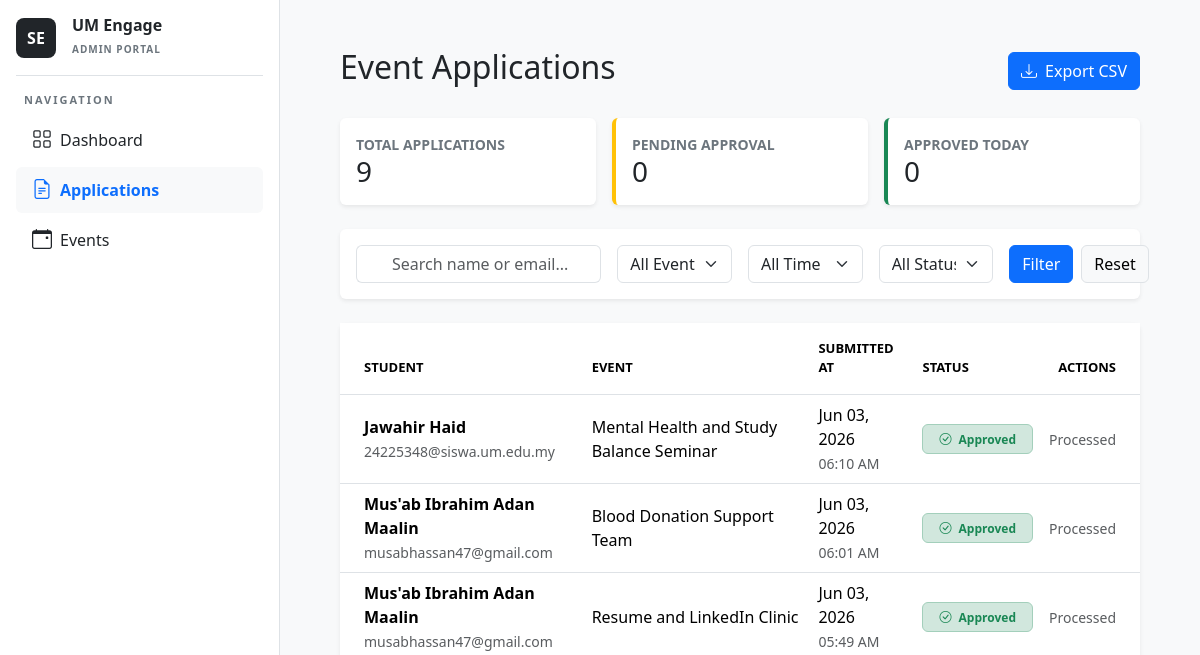
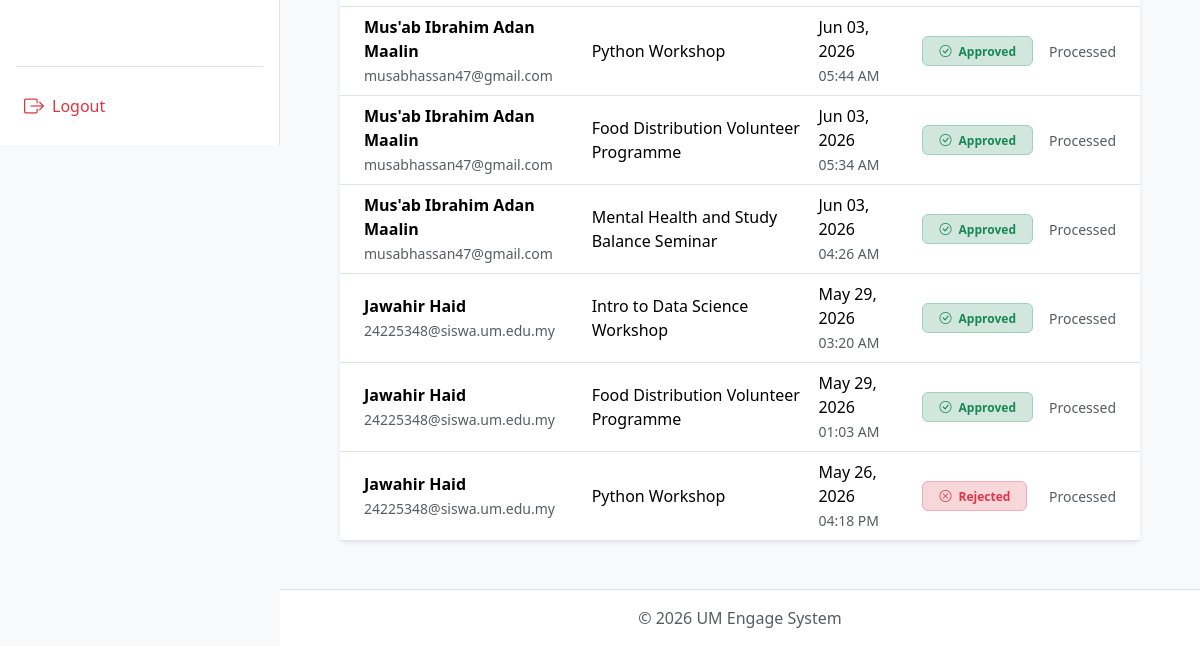
The page /admin-applications/ (signed in) on the database as committed earlier (2 pictures, top to bottom).
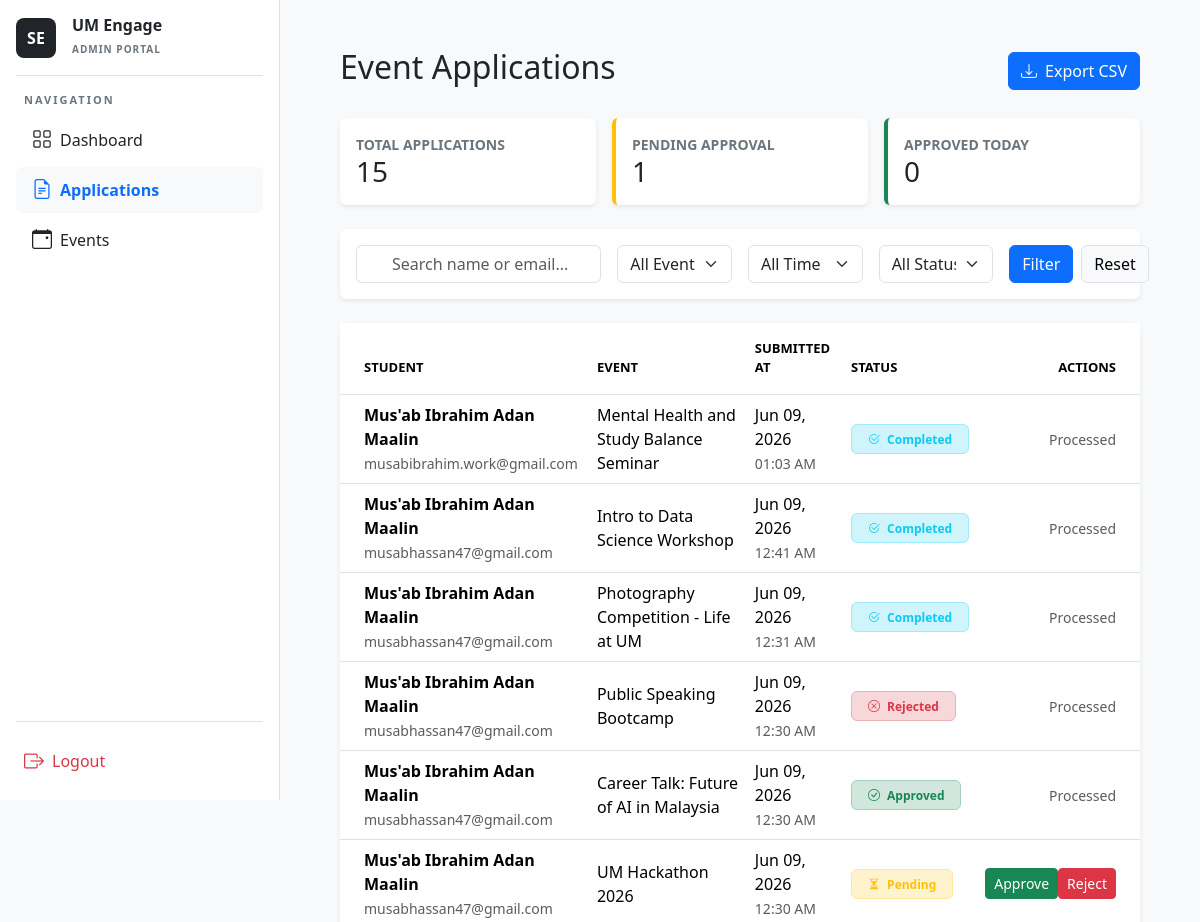
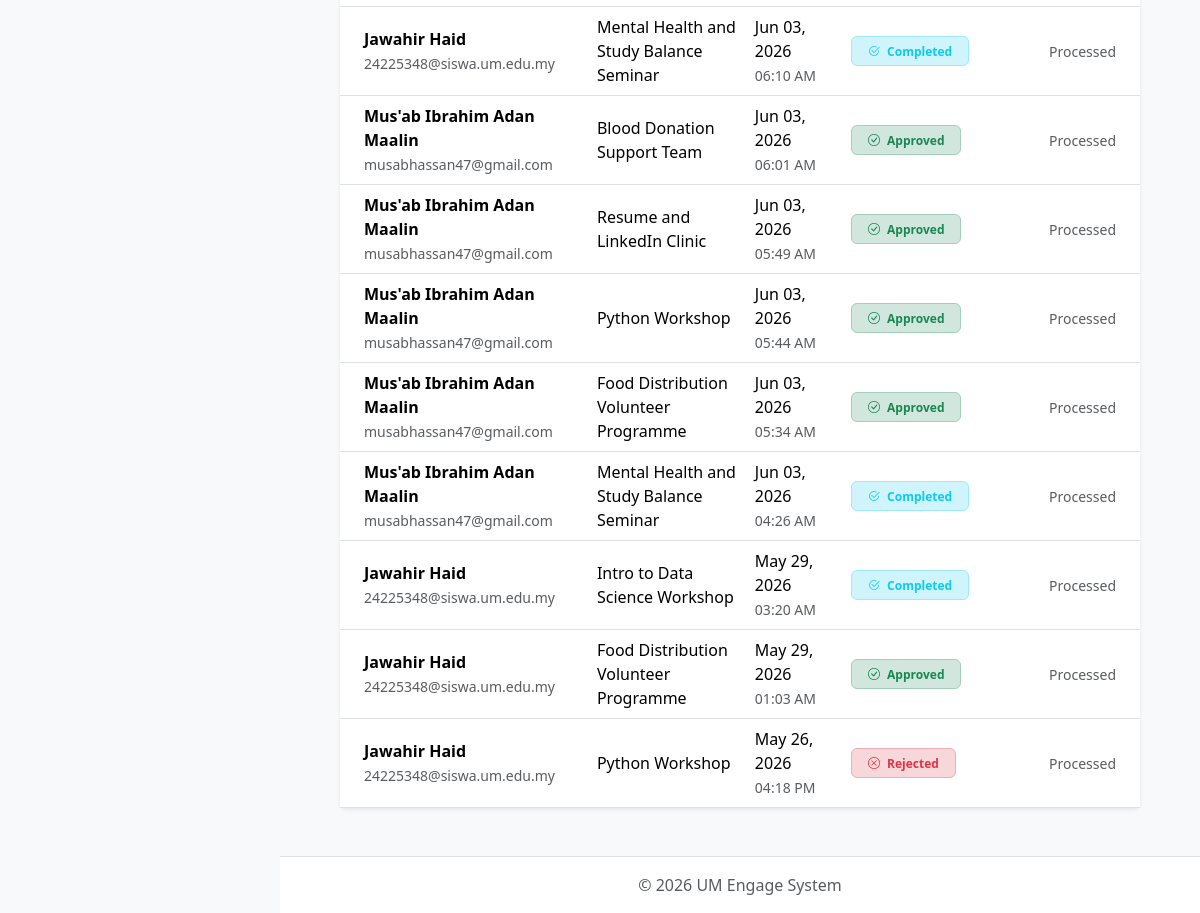
The same page on the database as committed later (2 pictures, top to bottom).
### core/models.py (models this page shows, shortened)
class Application(models.Model):
    APP_STATUS_CHOICES = [
        ('Pending', 'Pending'),
        ('Approved', 'Approved'),
        ('Completed', 'Completed'),
        ('Rejected', 'Rejected'),
    ]
    application_event = models.ForeignKey(Event, on_delete=models.CASCADE, related_name='applications')
    application_applicant = models.ForeignKey(User, on_delete=models.CASCADE, related_name='submitted_applications')
    event_ID = models.ForeignKey('Event', on_delete=models.CASCADE, null=True, blank=True)
    application_status = models.CharField(
        max_length=20,
        choices=APP_STATUS_CHOICES,
        default='Pending'
    )
    application_statement = models.TextField(blank=True, null=True)
    application_applied_on = models.DateTimeField(auto_now_add=True)
    attended = models.BooleanField(default=False)
    certificate = models.FileField(upload_to='certificates/', blank=True, null=True)

class Event(models.Model):
    APPROVAL_CHOICES = [
        ('Pending', 'Pending'),
        ('Approved', 'Approved'),
        ('Rejected', 'Rejected'),
    ]
    event_organizer = models.ForeignKey(User, on_delete=models.CASCADE, related_name='events')
    event_title = models.CharField(max_length=200)
    event_description = models.TextField()
    event_date = models.DateField()
    event_location = models.CharField(max_length=255)
    event_approval_status = models.CharField(
        max_length=20,
        choices=APPROVAL_CHOICES,
        default='Pending'
    )
    event_created_at = models.DateTimeField(auto_now_add=True)
    event_image = models.ImageField(upload_to='event_images/', blank=True, null=True)
    points_awarded = models.IntegerField(default=0)
    skill_tags = models.ManyToManyField('core.SkillTag', blank=True, related_name='events')
    event_capacity = models.PositiveIntegerField(
        default=0,
        help_text="Maximum number of attendees allowed"
    )
    event_category = models.CharField(max_length=100, default='General')

### core/views.py (the view)
# urls.py: path('admin-applications/', views.admin_applications, name='admin_applications'),
@admin_required
@never_cache
def admin_applications(request):
    today_date = timezone.now().date()
    search_query = request.GET.get('search', '')
    event_filter = request.GET.get('event', '')
    status_filter = request.GET.get('status', '')
    date_filter = request.GET.get('date_filter', '')
    applications = Application.objects.all().select_related('application_applicant', 'event_ID')
    local_now = timezone.now()
    start_of_day = local_now.replace(hour=0, minute=0, second=0, microsecond=0)
    end_of_day = local_now.replace(hour=23, minute=59, second=59, microsecond=999999)
    if search_query:
        applications = applications.filter(
            Q(application_applicant__username__icontains=search_query) |
            Q(application_applicant__email__icontains=search_query) |
            Q(application_applicant__first_name__icontains=search_query)
        )
    if event_filter:
        applications = applications.filter(event_ID_id=event_filter)
    if status_filter:
        applications = applications.filter(application_status=status_filter)
    if date_filter == 'today':
        now = timezone.now()
        start_of_day = now.replace(hour=0, minute=0, second=0, microsecond=0)
        end_of_day = now.replace(hour=23, minute=59, second=59, microsecond=999999)
        applications = applications.filter(application_applied_on__range=(start_of_day, end_of_day))
    elif date_filter == 'week':
        last_week = today_date - timedelta(days=7)
        applications = applications.filter(application_applied_on__date__gte=last_week)
    context = {
        'applications': applications.order_by('-application_applied_on'),
        'events': Event.objects.all(),
        'total_count': Application.objects.count(),
        'pending_count': Application.objects.filter(application_status='Pending').count(),
        'approved_today_count': Application.objects.filter(
            application_status='Approved',
            application_applied_on__range=(start_of_day, end_of_day)
        ).count(),
    }
    return render(request, 'admin_applications.html', context)

### core/Template/admin_applications.html (shortened to what the changed rows need)
{% extends "admin_base.html" %}
{% block content %}
<main class="flex-grow-1 p-4">
      <div class="container-fluid">
        <div class="d-flex justify-content-between align-items-center mb-4">
<h2>Event Applications</h2>
        </div>
        <div class="row g-3 mb-4">
          <div class="col-md-4">
            <div class="card border-0 shadow-sm p-3">
              <small class="text-secondary fw-bold">TOTAL APPLICATIONS</small>
              <h3 class="mb-0">{{ total_count }}</h3>
            </div>
          </div>
          <div class="col-md-4">
            <div class="card border-0 shadow-sm p-3 border-start border-warning border-4">
              <small class="text-secondary fw-bold">PENDING APPROVAL</small>
              <h3 class="mb-0">{{ pending_count }}</h3>
            </div>
          </div>
        </div>
<div class="card border-0 shadow-sm">
  <div class="table-responsive">
    <table class="table table-hover align-middle mb-0">
      <thead class="bg-light">
        <tr class="text-secondary" style="font-size: 13px;">
          <th class="ps-4 py-3">STUDENT</th>
          <th class="py-3">EVENT</th>
          <th class="py-3">SUBMITTED AT</th>
          <th class="py-3">STATUS</th>
          <th class="text-end pe-4 py-3">ACTIONS</th>
        </tr>
      </thead>
      <tbody>
      {% for app in applications %}
        <tr>
          <td class="ps-4">
            <div class="fw-bold">{{ app.application_applicant.get_full_name|default:app.application_applicant.username }}</div>
<small class="text-muted">{{ app.application_applicant.email }}</small>
          </td>
          <td>{{ app.event_ID.event_title }}</td>
          <td>
  <div>{{ app.application_applied_on|date:"M d, Y" }}</div>
  <small class="text-muted">{{ app.application_applied_on|time:"h:i A" }}</small>
</td>
         <td>
      {% if app.application_status == 'Pending' %}
        <span class="badge bg-warning-subtle text-warning border border-warning-subtle px-3 py-2">
          <i class="bi bi-hourglass-split me-1"></i> Pending
        </span>
      {% elif app.application_status == 'Approved' %}
        <span class="badge bg-success-subtle text-success border border-success-subtle px-3 py-2">
          <i class="bi bi-check-circle me-1"></i> Approved
        </span>
      {% elif app.application_status == 'Completed' %}
        <span class="badge bg-info-subtle text-info border border-info-subtle px-3 py-2">
          <i class="bi bi-check2-circle me-1"></i> Completed
        </span>
      {% else %}
        <span class="badge bg-danger-subtle text-danger border border-danger-subtle px-3 py-2">
          <i class="bi bi-x-circle me-1"></i> Rejected
        </span>
      {% endif %}
    </td>
          <td class="text-end pe-4">
            {% if app.application_status == 'Pending' %}
      <div class="btn-group">
    <form action="{% url 'update_application_status' app.id 'Approved' %}" method="POST">
        <button type="submit" class="btn btn-sm btn-success">Approve</button></i>
    </form>
    <form action="{% url 'update_application_status' app.id 'Rejected' %}" method="POST">
        <button type="submit" class="btn btn-danger btn-sm">Reject</button>
    </form>
      </div>
      {% else %}
      <span class="text-muted small">Processed</span>
      {% endif %}
    </td>
  </tr>
  {% empty %}
        <tr>
          <td colspan="5" class="text-center py-5 text-muted">No applications found.</td>
        </tr>
        {% endfor %}
      </tbody>
        </table>
      </div>
    </div>
  </div>
</main>
{% endblock %}

Rows that differ between the two databases and show on the page:
added Application: application_applicant.get_full_name "Mus'ab Ibrahim Adan Maalin", application_applicant.email "musabibrahim.work@gmail.com", event_ID.event_title "Mental Health and Study Balance Seminar", application_applied_on "Jun 09, 2026", application_applied_on "01:03 AM", application_status "Completed" (drawn)
added Application: application_applicant.get_full_name "Mus'ab Ibrahim Adan Maalin", application_applicant.email "musabhassan47@gmail.com", event_ID.event_title "Intro to Data Science Workshop", application_applied_on "Jun 09, 2026", application_applied_on "12:41 AM", application_status "Completed" (drawn)
added Application: application_applicant.get_full_name "Mus'ab Ibrahim Adan Maalin", application_applicant.email "musabhassan47@gmail.com", event_ID.event_title "Photography Competition - Life at UM", application_applied_on "Jun 09, 2026", application_applied_on "12:31 AM", application_status "Completed" (drawn)
added Application: application_applicant.get_full_name "Mus'ab Ibrahim Adan Maalin", application_applicant.email "musabhassan47@gmail.com", event_ID.event_title "Public Speaking Bootcamp", application_applied_on "Jun 09, 2026", application_applied_on "12:30 AM", application_status "Rejected" (drawn)
added Application: application_applicant.get_full_name "Mus'ab Ibrahim Adan Maalin", application_applicant.email "musabhassan47@gmail.com", event_ID.event_title "Career Talk: Future of AI in Malaysia", application_applied_on "Jun 09, 2026", application_applied_on "12:30 AM", application_status "Approved" (drawn)
added Application: application_applicant.get_full_name "Mus'ab Ibrahim Adan Maalin", application_applicant.email "musabhassan47@gmail.com", event_ID.event_title "UM Hackathon 2026", application_applied_on "Jun 09, 2026", application_applied_on "12:30 AM", application_status "Pending" (drawn)
changed Application "06:10 AM": application_status "Approved" → "Completed"
changed Application "04:26 AM": application_status "Approved" → "Completed"
changed Application "03:20 AM": application_status "Approved" → "Completed"
Other text that changed with them:
{{ total_count }}: "9" → "15"
{{ pending_count }}: "0" → "1"
